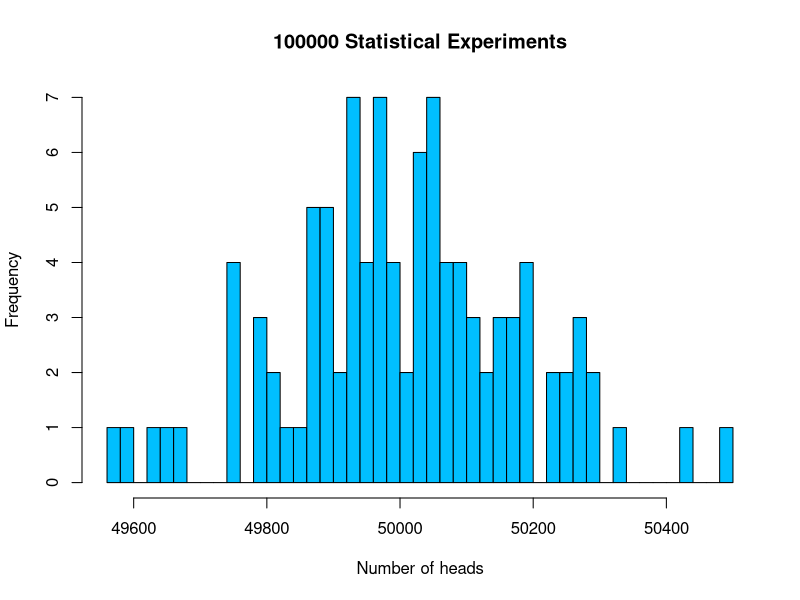
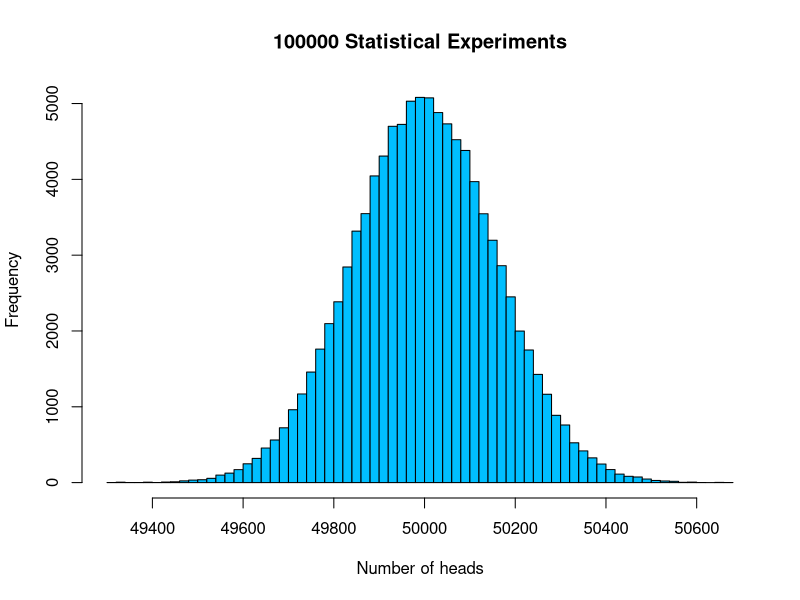
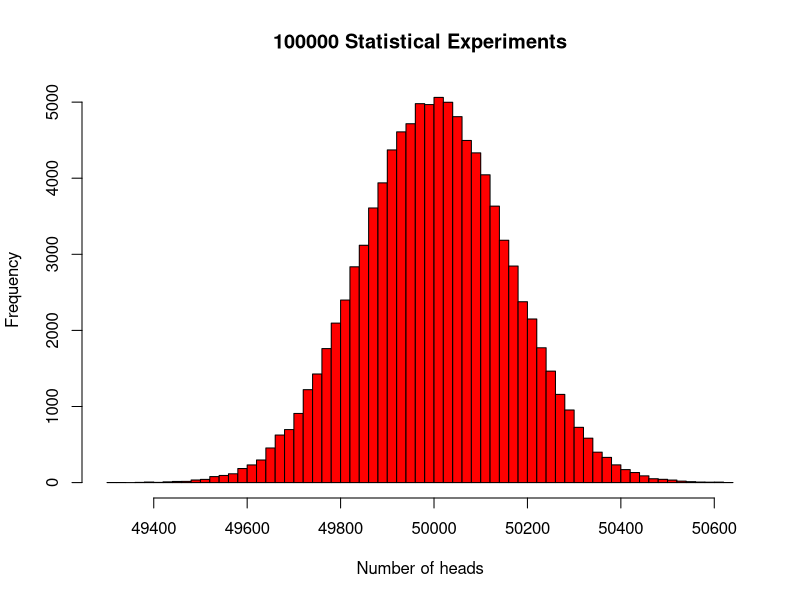
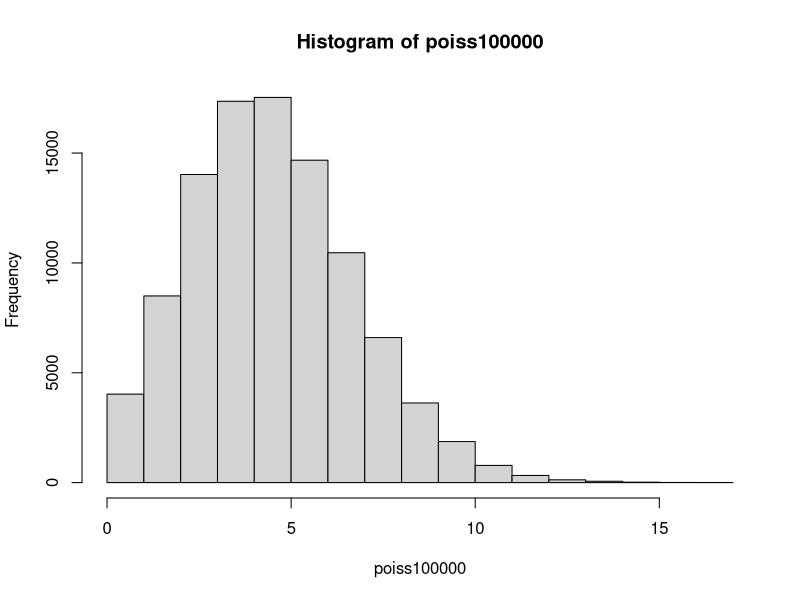
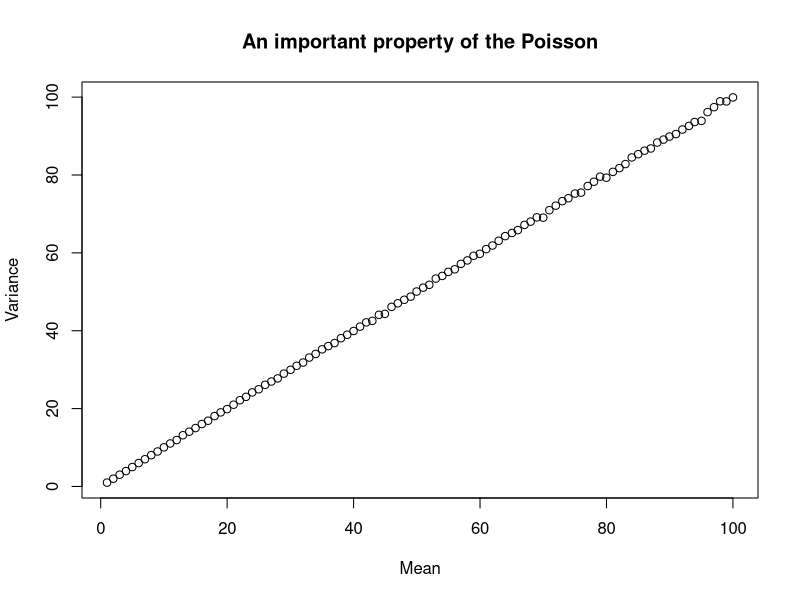
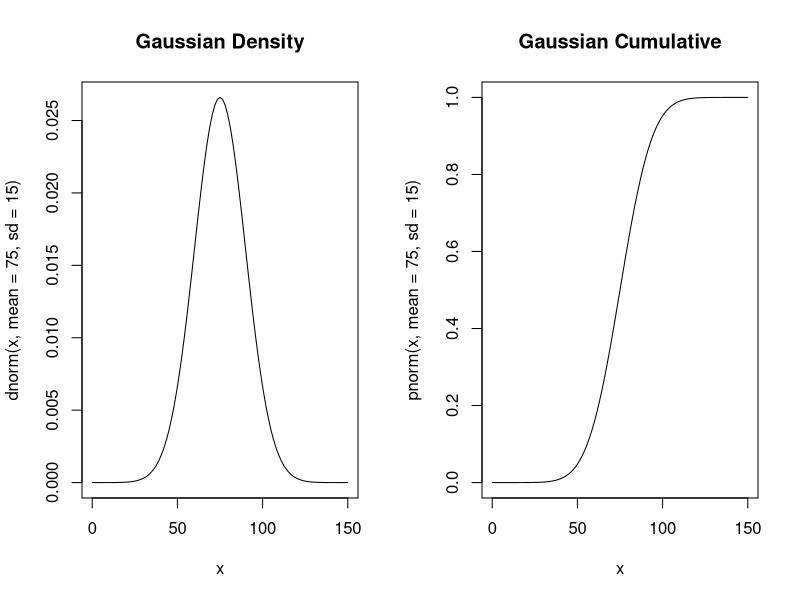
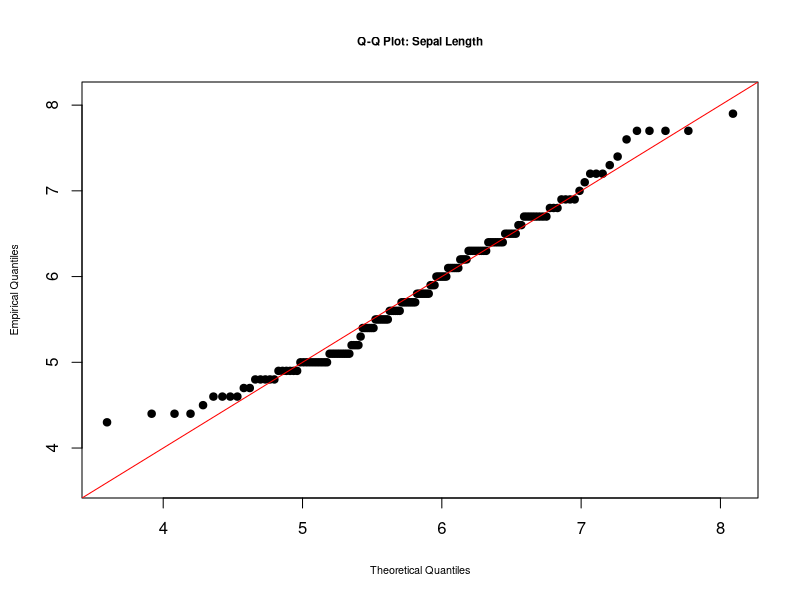
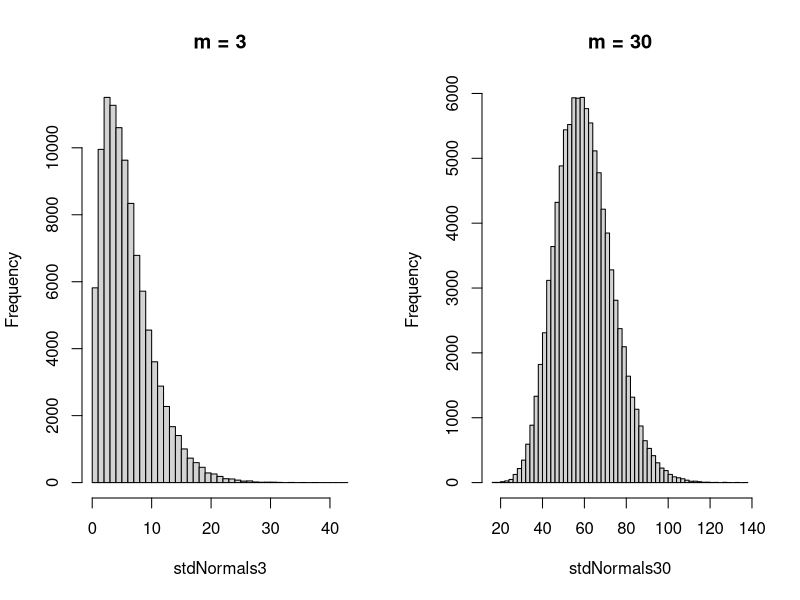

These figures' R source, in order:

## Introduction to R for Data Science
## ══════════════════════════════════════════════════════════════════════════════════
## SESSION 07: PROBABILITY FUNCTIONS IN R
## ══════════════════════════════════════════════════════════════════════════════════
## Autumn/Winter 2016.
## Data Science Serbia @Startit Centre, Savska 5, Belgrade, Serbia

## Lecturers
## ══════════════════════════════════════════════════════════════════════════════════
# Goran S. Milovanović, Phd
# Data Science Mentor @Springboard, Data Science Serbia
# ing Branko Kovač, Data Scientist @Tradecore
# Data Science Mentor @ Springboard, Data Science Serbia
## ══════════════════════════════════════════════════════════════════════════════════

## SESSION 07: PROBABILITY FUNCTIONS IN R
## ══════════════════════════════════════════════════════════════════════════════════

# clear all
rm(list=ls())

#### Binomial Distribution
# A basic statistical experiment: tossing a coing that has a probability p for Heads;
# repeat the experiment N times

# Example:
# A person throws a fair dice ten times.
# What is the probability of obtaining five or less sixes at random?
# Let's see: the probability of getting exactly five sixes at random is:
pFiveSixes <- dbinom(5, size = 10, p = 1/6)
pFiveSixes
# The probability of getting five or less than five sixes 
# from ten statistical experiments is:
pFiveAndLessSixes <- sum(
  dbinom(0, size = 10, p = 1/6),
  dbinom(1, size = 10, p = 1/6),
  dbinom(2, size = 10, p = 1/6),
  dbinom(3, size = 10, p = 1/6),
  dbinom(4, size = 10, p = 1/6),
  dbinom(5, size = 10, p = 1/6)
)
pFiveAndLessSixes # Wow... but that's five AND less than five... :(

# or...
pFiveAndLessSixes <- sum(sapply(seq(0,5), function(x) {
  dbinom(x, size = 10, p = 1/6)
}))
pFiveAndLessSixes

# or, in a vectorized programming language
pFiveAndLessSixes <-sum(dbinom(seq(0,5), size = 10, p =1/6))
pFiveAndLessSixes

# We could have used a cummulative distribution function to figure out this as well:
pFiveAndLessSixes <- pbinom(5, size = 10, p = 1/6)
pFiveAndLessSixes

# Do not forget: the binomial distribution models a statistical experiment with
# two outcomes only. In the present example, its parameter, p = 1/6, has a complement
# of 1-p == 5/6, and the following semantics: either 5 comes out, OR everything else.
# The binomial distribution does not model a dice. It models a coin (fair or unfair).
# To model a dice, you need the multinomial distribution, which is the multivariate
# generalization of the binomial. We will cover only some univariate distributions here.

# Generate a sample of random binomial variates:
randomBinomials <- rbinom(100, size = 1, p = .5)
randomBinomials
randomBinomials <- rbinom(100, size = 100, p = .5)
randomBinomials # see the difference?
randomBinomials <- rbinom(100, size = 100000, p = .5)
length(randomBinomials)
hist(randomBinomials, n = 50,
     main = "100000 Statistical Experiments",
     xlab = "Number of heads",
     ylab = "Frequency",
     col = "deepskyblue")
# interpretion: we were running 100 statistical experiments,
# each time drawing a sample of 100000 observations of a fair coin (p = .5)
randomBinomials <- rbinom(100000, size = 100000, p = .5)
# interpretion: we were running 10000 statistical experiments,
# each time drawing a sample of 100000 observations of a fair coin (p = .5)
hist(randomBinomials, n = 50,
     main = "100000 Statistical Experiments",
     xlab = "Number of heads",
     ylab = "Frequency",
     col = "deepskyblue")

# Quantile Function of the Binomial distribution:
# The quantile is defined as the smallest value x such that F(x) ≥ p, 
# where F is the distribution function.
qbinom(p = .01, size = 100, prob = .5)
qbinom(p = .99, size = 100, prob = .5)
qbinom(p = .01, size = 200, prob = .5)
qbinom(p = .99, size = 200, prob = .5)

# Now take a look at this:
randomUniformNumbers <- runif(100000,0,1)
# this generated 100 uniformly distributed random numbers
# on an interval from 0 to 1
randomBinomialNumbers <- qbinom(randomUniformNumbers,
                                size = 100000,
                                prob = .5)
hist(randomBinomialNumbers, n = 50,
     main = "100000 Statistical Experiments",
     xlab = "Number of heads",
     ylab = "Frequency",
     col = "red")

# In other words, and for all those of you who will be interested in
# running simulations of stochastic models anytime in the future:
# If you can generate random numbers from a uniform distribution on (0,1)
# you can also generate random numbers from the binomial distribution - or any other
# distribution as well.
# However, R offers random number generators 
# for a huge number of probability densities...

#### Poisson Distribution
# A discrete probability distribution with mean and variance correlated...
# This is the distribution of the number of occurrences
# of independent events in a given interval.

# Example (following and adapting from Ladislaus Bortkiewicz, 1898)
# On the average, 10 soldiers in the Prussian army 
# were killed accidentally by horse kick monthly.
# What is the probability that 17 or more soldies
# in the Prussian army will be accidently killed by horse kicks
# during the month? Let's see:
tragedies <- ppois(17, lambda=10, lower.tail=FALSE)   # upper tail
tragedies
# lambda is the mean of the Poisson distribution and its only parameter
# NOTE: the lower.tail=FALSE argument converts from the Cumulative to the
# Decumulative distribution (also known as a Survivor function)
# i.e. P(X > x), for decumulative, in contrast to P(X <= x), for cumulative probability
# Compare:
tragedies <- ppois(17, lambda=10, lower.tail=TRUE)   # lower tail
tragedies # this is the answer to the question of what would be the probability of
# 17 and *less than 17* deaths

# The same logic to generate random deviates as we have observed in the Binomial case:
poiss100000 <- rpois(100000,lambda = 5)
hist(poiss100000)

# An important property of the Poisson distribution:
lambda <- seq(1,100,1)
poissonMean <- unlist(lapply(lambda, function(x) {
  mean(rpois(100000,x))
}))
poissonVar <- unlist(lapply(lambda, function(x) {
  var(rpois(100000,x))
}))
# plot!
plot(poissonMean, poissonVar,
     main = "An important property of the Poisson",
     xlab = "Mean", ylab = "Variance")
# The moral of the story:
# use the Poisson distribution to model phenomena
# where you expect the mean to be correlated with the variance.

#### And now for something completelly different: a continuous distribution
#### The Gaussian (Normal) Distribution

# the same story:
# What is the probability that a person is 185 cm tall if we draw a person 
# at random from a population with mean height = 178 cm, standard deviation = 15 cm...
p185cm <- dnorm(185, mean = 178, sd = 15) #?
p185cm
# No, it is not 0.02385223... that is probability density
# The normal distribution is continuous: it doesn't really make sense
# to ask for a probability of a point from its domain.

# Try this:
# What is the probability that a person is between 180 cm and 185 cm tall
# if we draw a person at random from a population with 
# mean height = 178 cm, standard deviation = 15 cm?
p180_185cm <- dnorm(185, mean = 178, sd = 15) - dnorm(180, mean = 178, sd = 15)
p180_185cm # oops...

# Maybe:
p180_185cm <- pnorm(185, mean = 178, sd = 15, lower.tail = T) - 
  pnorm(180, mean = 178, sd = 15, lower.tail = T)
p180_185cm # yes, that is correct: 0.1265957

# Gaussian, the bell curve, the famous one:
x <- seq(0,150,.01)
# set plot parameters
par(mfrow=c(1,2))
curve(dnorm(x,mean=75,sd=15),from = 0, to = 150, main = "Gaussian Density")
curve(pnorm(x,mean=75,sd=15),from = 0, to = 150, main = "Gaussian Cumulative")

### Checking whether a variable has a normal distribution
## check whether the assumption of normality holds: Sepal Length

library(datasets)
data(iris)

# The Kolmogorov-Smirnov Test
ksSLength <- ks.test(iris$Sepal.Length,
                     "pnorm",
                     mean(iris$Sepal.Length),
                     sd(iris$Sepal.Length),
                     alternative = "two.sided",
                     exact = NULL)

ksSLength # KS test says this is a normal distribution
ksSLength

## AGAIN: check whether the assumption of normality holds: Sepal.Lenght
# Shapiro-Wilk Test :: better for small samples + for Normal distribution only!
# NOTE: The most powerful statistical test given for a given alpha and compared
# to other tests similar in purpose!
swPLength <- shapiro.test(iris$Sepal.Length)
swPLength # SW test says it is not normally distributed...

# Take-home message: good luck with normality tests...

# plots to check the normality assumption
theoNormSLength <- qnorm(ppoints(iris$Sepal.Length),
                         mean(iris$Sepal.Length),
                         sd(iris$Sepal.Length))
# ?ppoints - produces evenly spaced probability points
# set plot parameters
par(mfrow=c(1,1))
# qqplot
qqplot(theoNormSLength,iris$Sepal.Length,
       main = "Q-Q Plot: Sepal Length",
       xlab = "Theoretical Quantiles",
       ylab = "Empirical Quantiles",
       xlim = c(min(theoNormSLength),max(theoNormSLength)),
       ylim = c(min(theoNormSLength),max(theoNormSLength)),
       pch = 19,
       cex.lab = .65,
       cex.main = .7
)
abline(0,1,col="red")

#### The Chi-Square Distribution and the related statistical test
# Theory: say X follows a Standard Normal Distribution
# Standard Normal Distribution: Mean = 0, Variance = Standard Deviation = 1
# Take m = 3 such variables, square them, sum up the squares, 
# and repeat the experiment 100,000 times
stdNormals3 <- unlist(lapply(seq(1,100000), function(x) {
  sum((rnorm(3, mean = 1, sd = 1))^2)
}))
# how are these sums of standar normal distributions distributed?
# set plot parameters
par(mfrow=c(1,2))
hist(stdNormals3, 50, main = "m = 3")
# repeat with m = 30
stdNormals30 <- unlist(lapply(seq(1,100000), function(x) {
  sum((rnorm(30, mean = 1, sd = 1))^2)
}))
hist(stdNormals30, 50, main = "m = 30")
# The sum of squared IID random variables, each ~ standard norm(al distribution
# has a Chi-Square distribution
par(mfrow=c(1,2))
curve(dchisq(x,3), from = 0, to = 40, main = "m = 3")
curve(dchisq(x,30), from = 0, to = 120, main = "m = 30")
# This probability distribution plays 
# an important role in statistical hypothesis testing

### The Chi-Square Goodness-of-Fit (GoF) Test
# Assume the following: an urn contains white, blue, and red balls
# in proportion of 5:3:2.
# We draw a sample of size n = 100 balls from the urn.
n <- 100
# Our task is to determine whether the sample reflects the hypothesized distribution
# of balls in the urn.

# Step 1: Population parameters (probabilities)
populationP <- c(.5, .3, .2)
expectedCounts <- n*populationP
expectedCounts
# Step 2: Sampling
# random draw from a multinomial distribution of three events:
sample <- as.numeric(rmultinom(1, 100, prob = populationP))
sample
# Chi-Square Statistic:
chiSq <- sum(((sample - expectedCounts)^2)/expectedCounts)
chiSq
df <- 3 - 1 # k == 3 == number of events
df
sig <- pchisq(chiSq, df, lower.tail=F)
sig
sig < .05
# Chi-Square test NOT significant: the empirical distribution follows
# the theoretical distribution (i.e. suggests that the expected counts 
# are NOT different from the observed)

# again, with a sample from a different distribution:
# random draw from a multinomial distribution of three events:
sample <- as.numeric(rmultinom(1, 100, prob = c(.3, .3, .4)))
sample
# Chi-Square Statistic:
chiSq <- sum(((sample - expectedCounts)^2)/expectedCounts)
chiSq
df <- 3 - 1 # k == 3 == number of events
df
sig <- pchisq(chiSq, df, lower.tail=F)
sig
sig < .05
# Chi-Square test significant: the empirical distribution does not follow
# the theoretical distribution (i.e. suggests that the expected counts are 
# different from the observed)